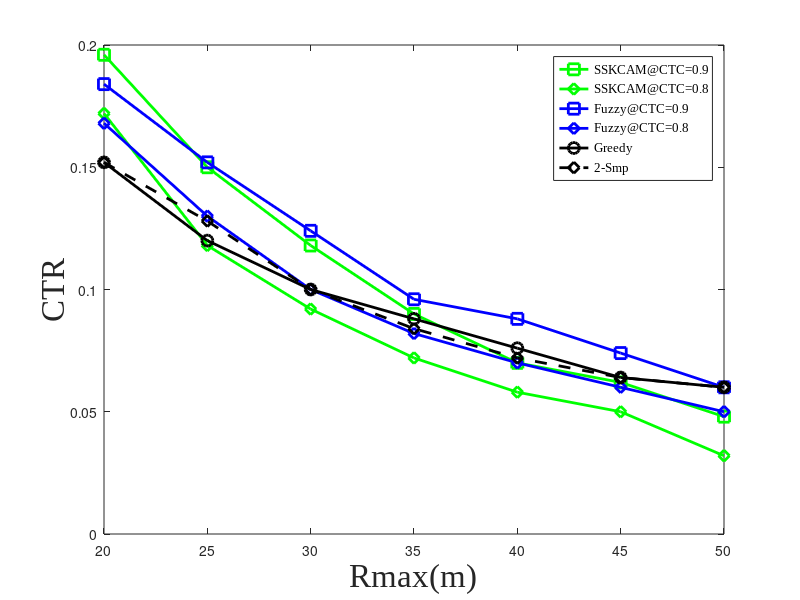
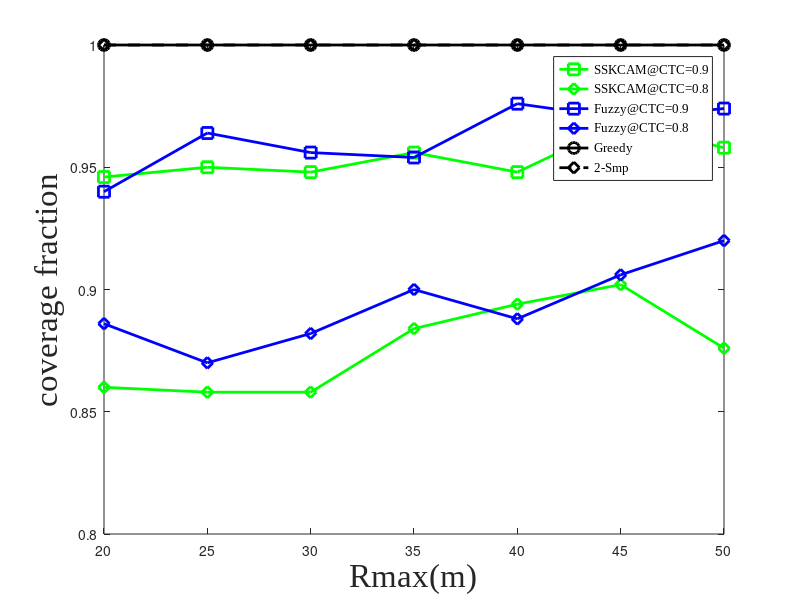
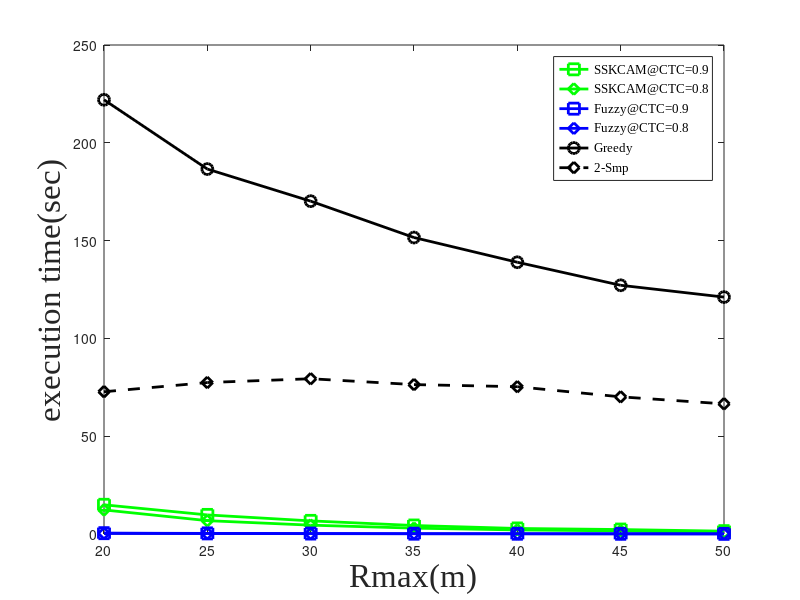

Write MATLAB code to recreate these figures, in order.
% uniform distribution
% termination coverage ratio varied 0.1 and 0.2
% vary Rmax

%termination ratio = 0.1

close all;
R = [20 25 30 35 40 45 50];

%termination ratio = 0.1
camNum_algo1_ratio1 = [ 12.2000    8.8000    8.0000    7.4000    6.4000    4.5000    2.4000];
algo1_CTR_ratio1 = camNum_algo1_ratio1./50; 
camNum_algo2_ratio1 = [ 10.7000    7.6000    5.9000    5.1000    3.5000    3.2000    2.7000];
algo2_CTR_ratio1= camNum_algo2_ratio1./50;

%termination ratio = 0.2
camNum_algo1_ratio2 = [  10.1000    7.6000    6.3000    5.8000    4.4000    2.8000    1.6000];
algo1_CTR_ratio2 = camNum_algo1_ratio2./50; 
camNum_algo2_ratio2 = [  9.0000    6.0000    4.7000    3.6000    2.9000    2.7000    1.7000];
algo2_CTR_ratio2= camNum_algo2_ratio2./50;


%fuzzy, ratio = 0.1
camNum_fuzzy_ratio1 = [ 9.2000    7.6000    6.2000    4.8000    4.4000    3.7000    3.0000];
fuzzy_CTR_ratio1 = camNum_fuzzy_ratio1./50; 
fuzzy_exec_time_ratio1 = [0.4273    0.3161    0.2370    0.1620    0.1416    0.1058    0.0760];
uncovered_fuzzy_ratio1 = [ 3.0000    1.8000    2.2000    2.3000    1.2000    1.5000    1.3000];
coverage_fuzzy_ratio1 = 1 - (1/50).*uncovered_fuzzy_ratio1;


%fuzzy, ratio = 0.2
camNum_fuzzy_ratio2 = [8.4000    6.5000    5.0000    4.1000    3.5000    3.0000    2.5000];
fuzzy_CTR_ratio2 = camNum_fuzzy_ratio2./50; 
fuzzy_exec_time_ratio2 = [ 0.3750    0.2548    0.1739    0.1275    0.0976    0.0759    0.0561];
uncovered_fuzzy_ratio2 = [ 5.7000    6.5000    5.9000    5.0000    5.6000    4.7000    4.0000];
coverage_fuzzy_ratio2 = 1 - (1/50).*uncovered_fuzzy_ratio2;



%hybrid kdtree, ratio = 0.1
camNum_hybridt_ratio1 = [ 11.4000    8.5000    7.2000    6.6000    5.6000    4.7000    2.7000];
hybridt_CTR_ratio1 = camNum_hybridt_ratio1./50; 
hybridt_exec_time_ratio1 = [17.7118   11.4465    9.2268    7.6102    5.6951    4.2868    1.6938];
uncovered_hybridt_ratio1 = [ 3.5000    2.6000    3.5000    3.1000    2.8000    3.1000    2.9000];
coverage_hybridt_ratio1 = 1 - (1/50).*uncovered_hybridt_ratio1;

%hybrid kdtree, ratio = 0.2
camNum_hybridt_ratio2 = [9.5000    6.7000    5.9000    5.0000    4.3000    2.8000    1.6000];
hybridt_CTR_ratio2 = camNum_hybridt_ratio2./50; 
hybridt_exec_time_ratio2 = [ 13.7018    8.0972    6.4882    4.9406    3.8255    1.8640    0.5732];
uncovered_hybridt_ratio2 = [ 8.2000    7.6000    7.9000    7.8000    7.2000    8.3000    7.1000];
coverage_hybridt_ratio2 = 1 - (1/50).*uncovered_hybridt_ratio2;

%hybrid, kmeans, ratio = 0.1
camNum_hybrid_ratio1 = [9.8000    7.5000    5.9000    4.5000    3.5000    3.1000    2.4000];
hybrid_CTR_ratio1 = camNum_hybrid_ratio1./50; 
hybrid_exec_time_ratio1 = [ 14.9259    9.7581    6.7101    4.3475    2.8368    2.2838    1.4557];
uncovered_hybrid_ratio1 = [ 2.7000    2.5000    2.6000    2.2000    2.6000    1.6000    2.1000];
coverage_hybrid_ratio1 = 1 - (1/50).*uncovered_hybrid_ratio1;


%hybrid kmeans, ratio = 0.2
camNum_hybrid_ratio2 = [ 8.6000    5.9000    4.6000    3.6000    2.9000    2.5000    1.6000];
hybrid_CTR_ratio2 = camNum_hybrid_ratio2./50; 
hybrid_exec_time_ratio2 = [ 12.3112    6.8259    4.5186    2.9943    2.0729    1.5789    0.6264];
uncovered_hybrid_ratio2 = [ 7.0000    7.1000    7.1000    5.8000    5.3000    4.9000    6.2000];
coverage_hybrid_ratio2 = 1 - (1/50).*uncovered_hybrid_ratio2;




camNum_greedy = [7.6000, 6.0000, 5.0000, 4.4000, 3.8000, 3.2000, 3.0000];
algo3_CTR = camNum_greedy./50;
camNum_dual = [ 7.6000, 6.4000, 5.0000, 4.2000, 3.6000, 3.2000, 3.0000];
algo4_CTR = camNum_dual./50

algo1_exec_time_ratio1 = [ 20.1611   12.8576   10.9665    9.1365    7.1108    4.0467    1.3461];
algo2_exec_time_ratio1 = [  1.6271    0.9278    0.6371    0.5274    0.3043    0.2714    0.2165];

algo1_exec_time_ratio2 = [  15.6247   10.1318    7.6679    6.4247    4.0300    1.8382    0.5553];
algo2_exec_time_ratio2 = [ 1.2242    0.6594    0.4561    0.3147    0.2363    0.2159    0.1227 ];



algo3_exec_time = [ 221.9980,  186.5737,  170.1636,  151.5693,  138.9349,  127.1570,  121.1231 ];
algo4_exec_time = [ 72.7286,   77.4390,   79.3779,   76.3830,   75.3069,  70.1233,   66.5334];



uncovered_algo1_ratio1 = [3.6000    2.6000    3.9000    3.0000    3.6000    3.4000    3.0000];
coverage_algo1_ratio1 = 1 - (1/50).*uncovered_algo1_ratio1;
uncovered_algo2_ratio1 = [2.8000    2.6000    2.6000    1.7000    2.6000    1.5000    1.7000];
coverage_algo2_ratio1 = 1 - (1/50).*uncovered_algo2_ratio1;


uncovered_algo1_ratio2 = [   7.7000    7.6000    7.6000    8.4000    7.9000    7.9000    5.9000];
coverage_algo1_ratio2 = 1 - (1/50).*uncovered_algo1_ratio2;
uncovered_algo2_ratio2 = [ 6.4000    6.6000    6.2000    5.8000    5.3000    3.9000    5.8000];
coverage_algo2_ratio2 = 1 - (1/50).*uncovered_algo2_ratio2;
coverage_greedy = [1, 1, 1, 1, 1, 1, 1];
coverage_dual = [1, 1, 1, 1, 1, 1, 1];

figure;
%plot(R, algo1_CTR_ratio1, '-rs', 'LineWidth',2,'MarkerSize',8); hold on;
%plot(R, algo1_CTR_ratio2, '-rd', 'LineWidth',2,'MarkerSize',8); hold on;
%plot(R, algo1_CTR_ratio2, '-rd'); hold on;
%plot(R, algo2_CTR_ratio1, '-cs', 'LineWidth',2,'MarkerSize',8); hold on;
%plot(R, algo2_CTR_ratio2, '-cd', 'LineWidth',2,'MarkerSize',8); hold on;
%plot(R, algo2_CTR_ratio2, '-c+'); hold on;
plot(R, hybrid_CTR_ratio1, '-gs', 'LineWidth',2,'MarkerSize',8); hold on;
plot(R, hybrid_CTR_ratio2, '-gd', 'LineWidth',2,'MarkerSize',8); hold on;
%plot(R, hybridt_CTR_ratio1, '-ms', 'LineWidth',2,'MarkerSize',8); hold on;
%plot(R, hybridt_CTR_ratio2, '-md', 'LineWidth',2,'MarkerSize',8); hold on;
plot(R, fuzzy_CTR_ratio1, '-bs', 'LineWidth',2,'MarkerSize',8); hold on;
plot(R, fuzzy_CTR_ratio2, '-bd', 'LineWidth',2,'MarkerSize',8); hold on;

plot(R, algo3_CTR, '-ko', 'LineWidth',2,'MarkerSize',8); hold on;
plot(R, algo4_CTR, '--kd', 'LineWidth',2,'MarkerSize',8); 
legend('SSKCAM@CTC=0.9', 'SSKCAM@CTC=0.8', 'Fuzzy@CTC=0.9', 'Fuzzy@CTC=0.8','Greedy', '2-Smp','FontName','Times New Roman');

xlabel('Rmax(m)','FontSize', 24,'FontName','Times New Roman');
ylabel('CTR', 'FontSize', 24,'FontName','Times New Roman');

figure;
%plot(R, coverage_algo1_ratio1, '-rs', 'LineWidth',2,'MarkerSize',8); hold on;
%plot(R, coverage_algo1_ratio2, '-rd', 'LineWidth',2,'MarkerSize',8); hold on;
%plot(R, algo1_CTR_ratio2, '-rd'); hold on;
%(R, coverage_algo2_ratio1, '-cs', 'LineWidth',2,'MarkerSize',8); hold on;
%plot(R, coverage_algo1_ratio2, '-cd', 'LineWidth',2,'MarkerSize',8); hold on;
%plot(R, algo2_CTR_ratio2, '-c+'); hold on;
plot(R, coverage_hybrid_ratio1, '-gs', 'LineWidth',2,'MarkerSize',8); hold on;
plot(R, coverage_hybrid_ratio2, '-gd', 'LineWidth',2,'MarkerSize',8); hold on;
%plot(R, coverage_hybridt_ratio1, '-ms', 'LineWidth',2,'MarkerSize',8); hold on;
%plot(R, coverage_hybridt_ratio2, '-md', 'LineWidth',2,'MarkerSize',8); hold on;
plot(R, coverage_fuzzy_ratio1, '-bs', 'LineWidth',2,'MarkerSize',8); hold on;
plot(R, coverage_fuzzy_ratio2, '-bd', 'LineWidth',2,'MarkerSize',8); hold on;

plot(R, coverage_greedy, '-ko', 'LineWidth',2,'MarkerSize',8); hold on;
plot(R, coverage_dual, '--kd', 'LineWidth',2,'MarkerSize',8); 
legend('SSKCAM@CTC=0.9', 'SSKCAM@CTC=0.8', 'Fuzzy@CTC=0.9', 'Fuzzy@CTC=0.8','Greedy', '2-Smp','FontName','Times New Roman');



xlabel('Rmax(m)', 'FontSize', 24,'FontName','Times New Roman');
ylabel('coverage fraction', 'FontSize', 24,'FontName','Times New Roman');


figure;
%plot(R, algo1_exec_time_ratio1, '-rs', 'LineWidth',2,'MarkerSize',8); hold on;
%plot(R, algo1_exec_time_ratio2, '-rd', 'LineWidth',2,'MarkerSize',8); hold on;
%plot(R, algo2_exec_time_ratio1, '-cs', 'LineWidth',2,'MarkerSize',8); hold on;
%plot(R, algo2_exec_time_ratio2, '-cd', 'LineWidth',2,'MarkerSize',8); hold on;
plot(R, hybrid_exec_time_ratio1, '-gs', 'LineWidth',2,'MarkerSize',8); hold on;
plot(R, hybrid_exec_time_ratio2, '-gd', 'LineWidth',2,'MarkerSize',8); hold on;
%plot(R, hybridt_exec_time_ratio1, '-ms', 'LineWidth',2,'MarkerSize',8); hold on;
%plot(R, hybrid_exec_time_ratio2, '-md', 'LineWidth',2,'MarkerSize',8); hold on;
plot(R, fuzzy_exec_time_ratio1, '-bs', 'LineWidth',2,'MarkerSize',8); hold on;
plot(R, fuzzy_exec_time_ratio2, '-bd', 'LineWidth',2,'MarkerSize',8); hold on;

plot(R, algo3_exec_time, '-ko', 'LineWidth',2,'MarkerSize',8); hold on;
plot(R, algo4_exec_time, '--kd', 'LineWidth',2,'MarkerSize',8); 
legend( 'SSKCAM@CTC=0.9', 'SSKCAM@CTC=0.8', 'Fuzzy@CTC=0.9', 'Fuzzy@CTC=0.8','Greedy', '2-Smp','FontName','Times New Roman');
xlabel('Rmax(m)', 'FontSize', 24,'FontName','Times New Roman');
ylabel('execution time(sec)', 'FontSize', 24,'FontName','Times New Roman');
